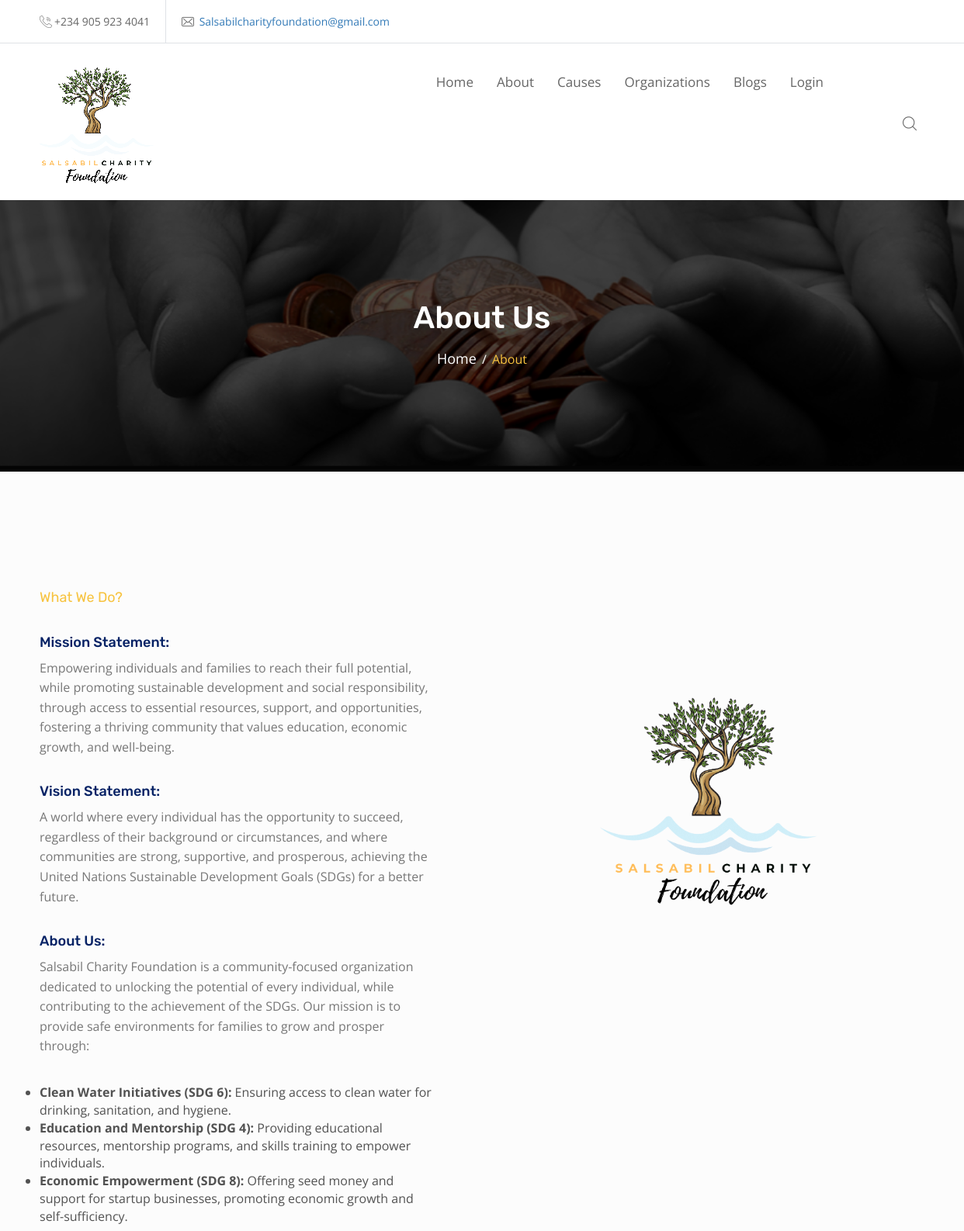
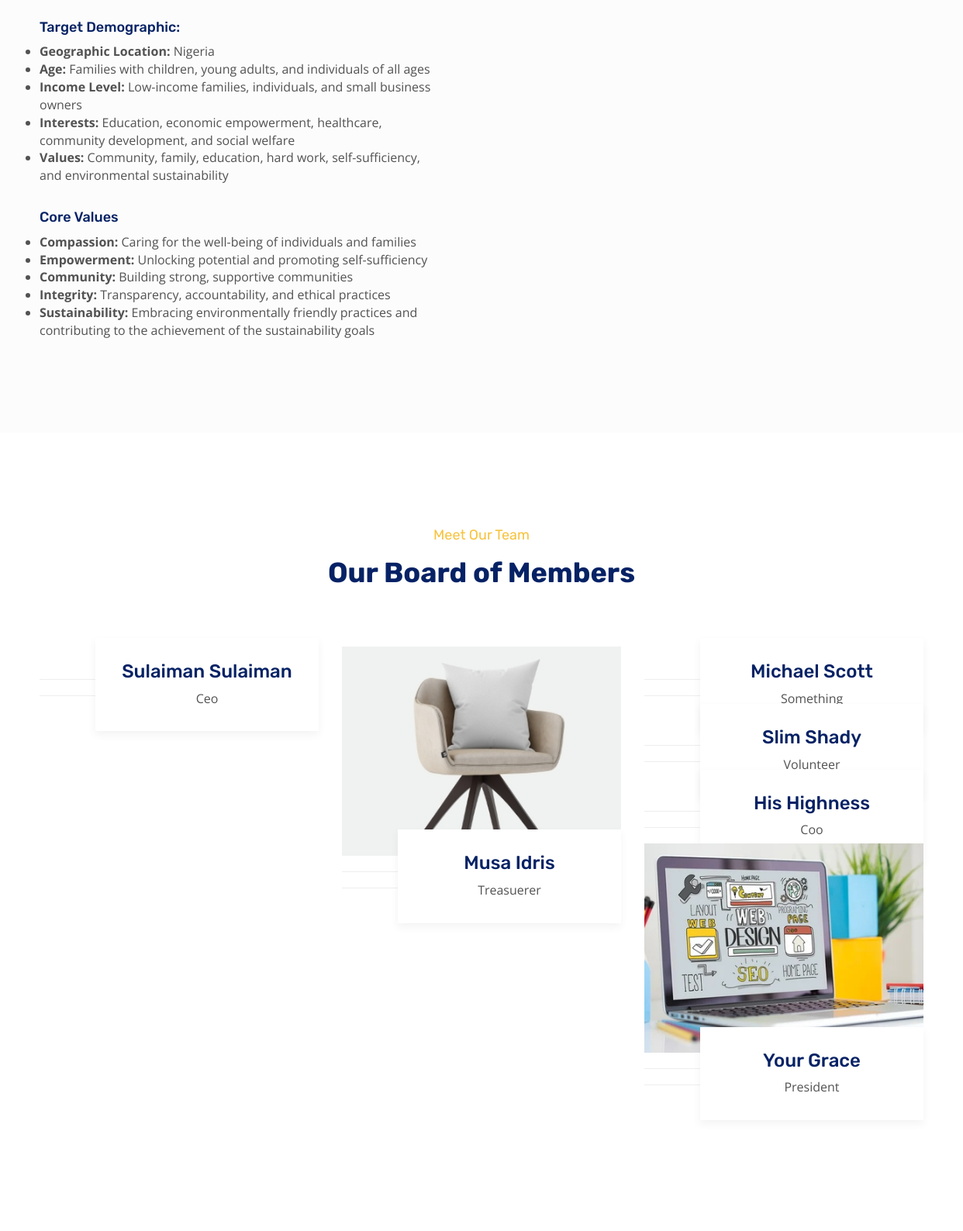
The page /about-us/ (upper part) on the database its author committed (2 pictures, top to bottom).
### charity/models.py (models this page shows)
class Member(models.Model):
    name = models.CharField(max_length=70)
    title = models.CharField(max_length=40)
    email = models.EmailField(max_length=254)
    image = image = ResizedImageField(size=[400, 300], quality=100, crop=['middle', 'center'], upload_to='member')

### charity/views.py (the view)
# urls.py: path('about-us/', views.about, name="about"),
def about(request):
    members = Member.objects.all()
    context = {'members': members}
    return render(request, "about.html", context)

### templates/about.html (shortened to what this page needs)
{% extends "base.html" %}
{% load static %}
{% block content %}
{% include "header.html" %}
        <div class="wpo-breadcumb-area">
            <div class="container">
                <div class="row">
                    <div class="col-12">
                        <div class="wpo-breadcumb-wrap">
                            <h2>About Us</h2>
                            <ul>
                                <li><a href="{% url 'home' %}">Home</a></li>
                                <li><span>About</span></li>
                            </ul>
                        </div>
                    </div>
                </div>
            </div>
        </div>
        <div class="wpo-about-area section-padding">
            <div class="container">
                <div class="row">
                    <div class="col-lg-6 col-md-6 colsm-12">
                        <div class="wpo-about-text">
                            <div class="wpo-section-title">
                                <span>What We Do?</span>
                            </div>
                            <h4>Mission Statement:</h4>
                            <p>Empowering individuals and families to reach their full potential, while promoting sustainable development and social responsibility, through access to essential resources, support, and opportunities, fostering a thriving community that values education, economic growth, and well-being.</p>
                            <h4>Vision Statement:</h4>
                            <p>A world where every individual has the opportunity to succeed, regardless of their background or circumstances, and where communities are strong, supportive, and prosperous, achieving the United Nations Sustainable Development Goals (SDGs) for a better future.</p>
                            <h4>About Us:</h4>
                            <p>Salsabil Charity Foundation is a community-focused organization dedicated to unlocking the potential of every individual, while contributing to the achievement of the SDGs. Our mission is to provide safe environments for families to grow and prosper through:</p>
                            <ul>
                                <li><b>Clean Water Initiatives (SDG 6):</b> Ensuring access to clean water for drinking, sanitation, and hygiene.</li>
                                <li><b>Education and Mentorship (SDG 4):</b> Providing educational resources, mentorship programs, and skills training to empower individuals.</li>
                                <li><b>Economic Empowerment (SDG 8):</b> Offering seed money and support for startup businesses, promoting economic growth and self-sufficiency.</li>
                            </ul>
                            <br>
                            <h4>Target Demographic:</h4>
                            <ul>
                                <li><b>Geographic Location:</b> Nigeria</li>
                                <li><b>Age:</b> Families with children, young adults, and individuals of all ages</li>
                                <li><b>Income Level:</b> Low-income families, individuals, and small business owners</li>
                                <li><b>Interests:</b> Education, economic empowerment, healthcare, community development, and social welfare</li>
                                <li><b>Values:</b> Community, family, education, hard work, self-sufficiency, and environmental sustainability</li>
                            </ul>
                            <br>
                            <h4>Core Values</h4>
                            <ul>
                                <li><b>Compassion:</b> Caring for the well-being of individuals and families</li>
                                <li><b>Empowerment:</b> Unlocking potential and promoting self-sufficiency</li>
                                <li><b>Community:</b> Building strong, supportive communities</li>
                                <li><b>Integrity:</b> Transparency, accountability, and ethical practices</li>
                                <li><b>Sustainability:</b> Embracing environmentally friendly practices and contributing to the achievement of the sustainability goals</li>
                            </ul>
                        </div>
                    </div>
                    <div class="col-lg-6 col-md-6 colsm-12">
                        <div class="wpo-about-img">
                            <img src="{% static 'images/image2.png' %}" alt="">
                        </div>
                    </div>
                </div>
            </div>
        </div>
        <div class="wpo-team-area-2 section-padding">
            <div class="container">
                <div class="row">
                    <div class="col-12">
                        <div class="wpo-section-title">
                            <span>Meet Our Team</span>
                            <h2>Our Board of Members</h2>
                        </div>
                    </div>
                </div>
                <div class="row">
                    {% for member in members %}
                    <div class="col-lg-4 col-md-4 col-sm-6 col-12 custom-grid">
                        <div class="wpo-team-wrap">
                            <div class="wpo-team-img">
                                <img src="{{member.image.url}}" alt="">
                            </div>
                            <div class="wpo-team-content">
                                <div class="wpo-team-text-sub">
                                    <h2>{{member.name|title}}</h2>
                                    <span>{{member.title|capfirst}}</span>
                                    <ul>
                                        <li>  {{member.email}}</li>
                                    </ul>
                                </div>
                            </div>
                        </div>
                    </div>
                    {% endfor %}
                </div>
            </div>
        </div>
{% endblock content %}

### rows shown on the page
Member: name "Sulaiman Sulaiman", title "Ceo"
Member: image (picture), name "Musa Idris", title "Treasuerer"
Member: name "Michael Scott", title "Something"
Member: name "Slim Shady", title "Volunteer"
Member: name "His Highness", title "Coo"
Member: image (picture), name "Your Grace", title "President"
